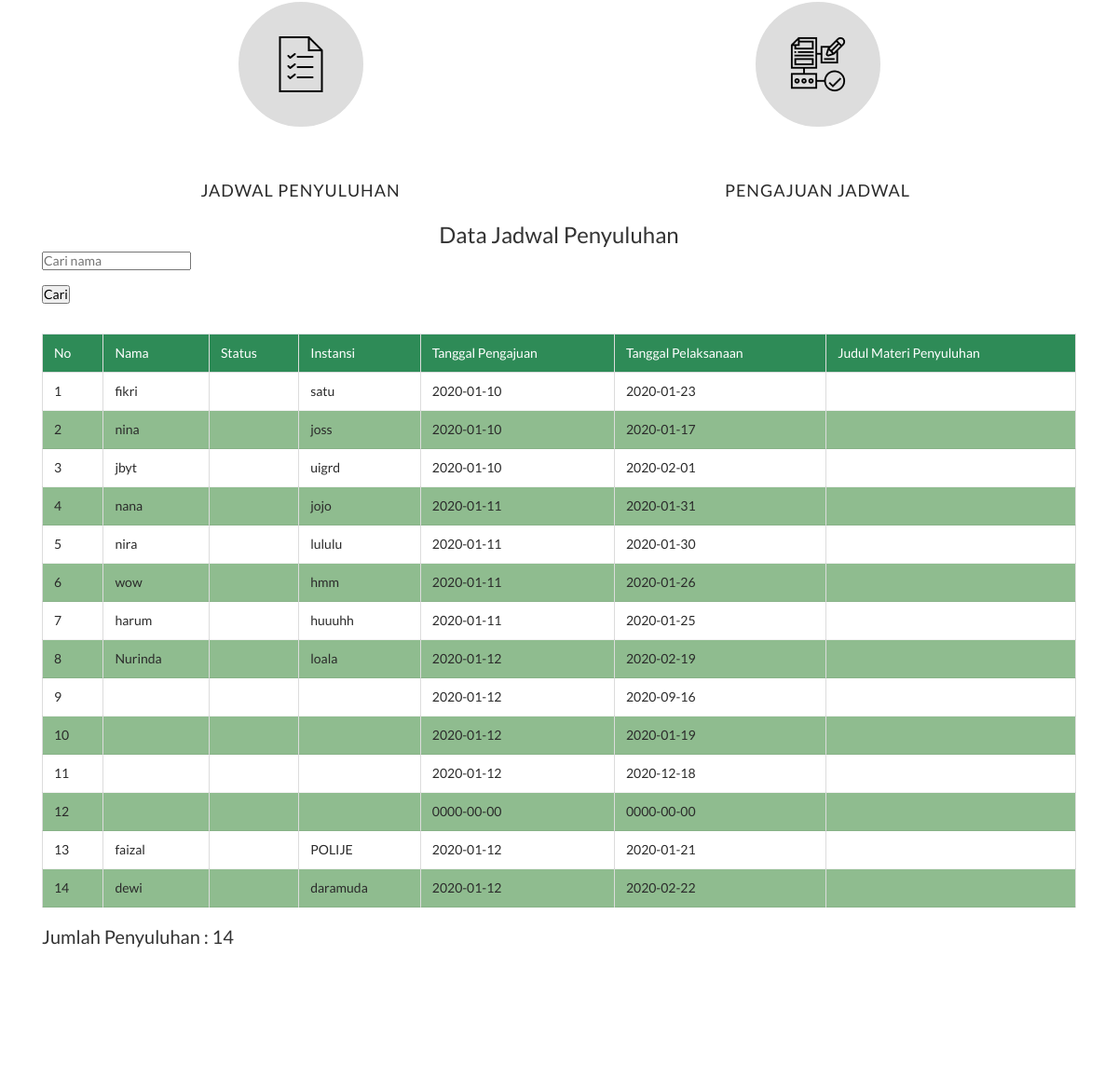
The app's page /penyuluhan/pengguna/indexpenyuluhan.php (middle part), older data.
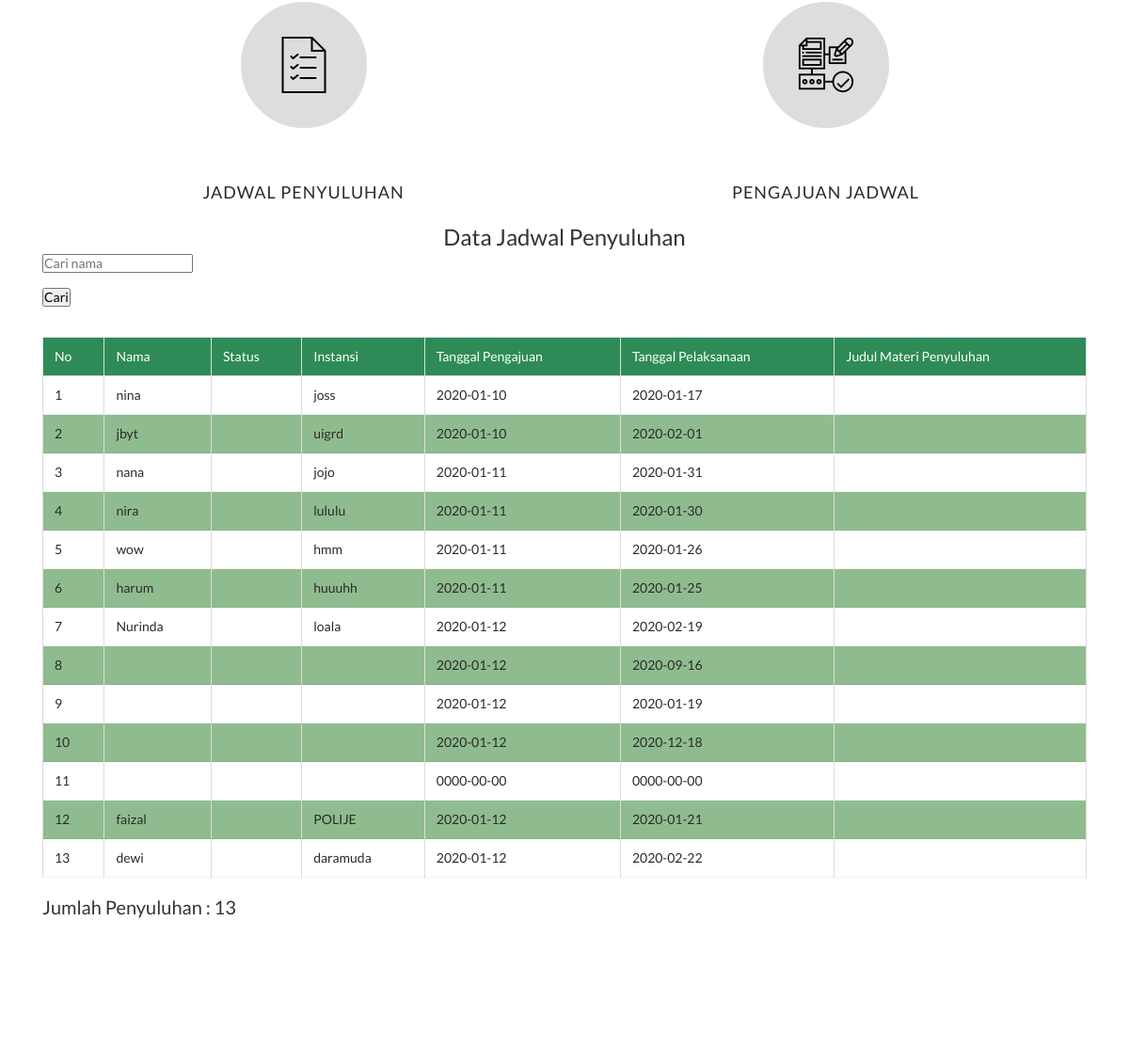
The same page, newer data.
### tables this page shows
CREATE TABLE `penyuluhan` (
  `id` int(11) NOT NULL,
  `nama` varchar(50) NOT NULL,
  `nama_instansi` varchar(50) NOT NULL,
  `status` varchar(20) NOT NULL,
  `tanggal_input` date NOT NULL,
  `tanggal_output` date NOT NULL
);

### penyuluhan/pengguna/indexpenyuluhan.php (the view, shortened to what this page needs)
<?php
    if(isset($_POST['search'])){
        $valueToSearch=$_POST['valueToSearch'];
        $query="SELECT * FROM penyuluhan WHERE nama LIKE '%$valueToSearch%' OR nama_instansi LIKE '%$valueToSearch%'";
        $query_mysql = filterTable($query);
    }
    else {
        $query = "SELECT * FROM penyuluhan";
        $query_mysql = filterTable($query);
    }
    function filterTable($query) {
    include "../koneksi.php";
    $filter_Result = mysqli_query($host,$query);
    return $filter_Result;
    }
?>
<!DOCTYPE html>
<html lang="en">
  <head>
    <link rel="stylesheet" href="../../sewaalat/css/open-iconic-bootstrap.min.css">
    <link rel="stylesheet" href="../../sewaalat/css/animate.css">
    <link rel="stylesheet" href="../../sewaalat/css/owl.carousel.min.css">
    <link rel="stylesheet" href="../../sewaalat/css/owl.theme.default.min.css">
    <link rel="stylesheet" href="../../sewaalat/css/magnific-popup.css">
    <link rel="stylesheet" href="../../sewaalat/css/aos.css">
    <link rel="stylesheet" href="../../sewaalat/css/ionicons.min.css">
    <link rel="stylesheet" href="../../sewaalat/css/bootstrap-datepicker.css">
    <link rel="stylesheet" href="../../sewaalat/css/jquery.timepicker.css">
    <link rel="stylesheet" href="../../sewaalat/css/flaticon.css">
    <link rel="stylesheet" href="../../sewaalat/css/icomoon.css">
    <link rel="stylesheet" href="../../sewaalat/css/style.css">
  </head>
  <body>
    <section class="ftco-section">
    	<div class="container">
      <section class="service-block">
      <link href="../../beranda/css/style.css" rel="stylesheet">
                <div class="container">
                    <div class="row">
                        <div class="col-md-6 col-sm-6 col-xs-12 width-50">
                            <div class="service-details text-center">
                                <div class="service-image">
                                    <img alt="image" class="img-responsive" src="../../beranda/images/icons/list.png" a href="indexpenyuluhan.php">
                                </div>
                                <h4><a href="indexpenyuluhan.php">JADWAL PENYULUHAN</a></h4>
                            </div>
                        </div>
                        <div class="col-md-6 col-sm-6 col-xs-12 mt-25">
                            <div class="service-details text-center">
                                <div class="service-image">
                                    <img alt="image" class="img-responsive" src="../../beranda/images/icons/planner.png" a href="pengajuan.php">
                                </div>
                                <h4><a href="pengajuan.php">PENGAJUAN JADWAL</a></h4>
                            </div>
                        </div>
                    </div>
                </div>
            </section><br>
        <div class="table-responsive">
            <table id="recent-purchases-listing" class="table">
            <link rel="stylesheet" href="../../beranda/css/csscoba.css">
                <thead>
                <center><h4>Data Jadwal Penyuluhan</h4></center>
                <form action="indexpenyuluhan.php" method="post">
                    <input type="text" name="valueToSearch" placeholder="Cari nama"><br><br>
                    <input type="submit" name="search" value="Cari"><br><br>
                </form>
                    <table border="1" class="table">
                        <tr>
                            <th>No</th>
                            <th>Nama</th>
                            <th>Status</th>
                            <th>Instansi</th>
                            <th>Tanggal Pengajuan</th>
                            <th>Tanggal Pelaksanaan</th>
                            <th>Judul Materi Penyuluhan</th>
                        </tr>
                        <?php
                        $nomor = 1;
                        while($data = mysqli_fetch_assoc($query_mysql)){
                        ?>
                        <tr>
                            <td><?php echo $nomor++; ?></td>
                            <td><?php echo $data['nama']; ?></td>
                            <td><?php echo $data['status']; ?></td>
                            <td><?php echo $data['nama_instansi']; ?></td>
                            <td><?php echo $data['tanggal_input']; ?></td>
                            <td><?php echo $data['tanggal_output']; ?></td>
                            <td><?php echo $data['materi']; ?></td>
                        </tr>
                        <?php } ?>
                    </table>
                        <h5>Jumlah Penyuluhan : <?php echo $nomor-1; ?> </h5>
                </thead>
            </table>
        </div>
      </div>
    </section>
  </body>
</html>

Row changes from the older to the newer data that the page shows:
removed penyuluhan: nama "fikri", nama_instansi "satu", tanggal_input "2020-01-10", tanggal_output "2020-01-23"
Text that changed along with them:
$nomor-1: "14" → "13"
